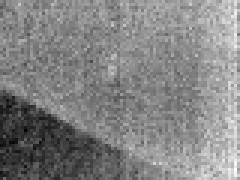
#> input picture Test_folder/test.png, 80 x 60 px (shown 3 times larger)
$ python Threshold_test.py
#> lines starting #> are read from the running program, lines starting #| are printed output that depends on the picture
import cv2

def nothing(x):
    pass

img = cv2.imread("test.png", cv2.IMREAD_GRAYSCALE)
#> img is the input picture: shape (60, 80); min 0, max 255, mean 131.5
cv2.namedWindow("Window 1")
cv2.namedWindow('Window 2')
cv2.createTrackbar('Thresh', "Window 1", 0, 255, nothing)
#> slider 'Thresh' is set to 85
cv2.createTrackbar('Thresh', "Window 2", 0, 255, nothing)
#> slider 'Thresh' is set to 85
while True:
    _, img_1 = cv2.threshold(img, cv2.getTrackbarPos('Thresh', 'Window 1'), 255, cv2.THRESH_TOZERO)
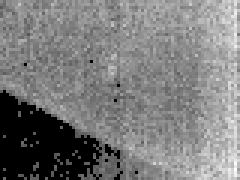
#> img_1: shape (60, 80) (shown 3 times larger); min 0, max 255, mean 123.7
    _, img_2 = cv2.threshold(img, cv2.getTrackbarPos('Thresh', 'Window 2'), 255, cv2.THRESH_TOZERO_INV)
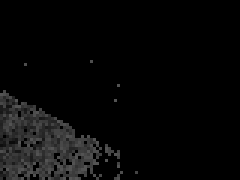
#> img_2: shape (60, 80) (shown 3 times larger); min 0, max 83, mean 7.9
    cv2.imshow("Window 1", img_1)
    cv2.imshow("Window 2", img_2)
    k = cv2.waitKey(100) & 0xFF
#> (key Esc is pressed here)
    if k == 27:
        break
